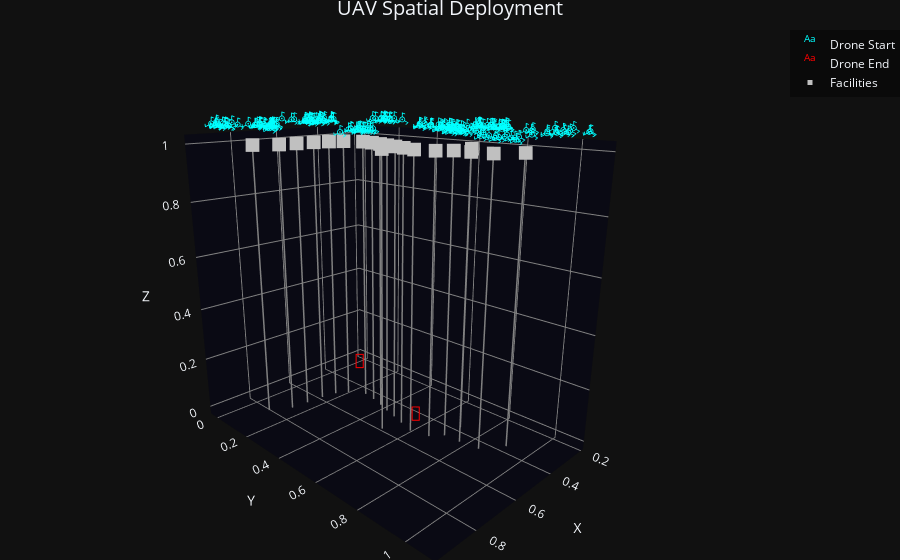

Write notebook code for a chart like this one.
### Code cell
plot_UAV_FLPO(START_locs, END_locs, Y_arr_adam[-1], (4,3))
plot_UAV_FLPO_3D(START_locs, END_locs, Y_arr_adam[-1])

### Figure 1 — Plotly figure (JSON) as saved in the notebook; plotly's stock layout.template omitted (floating-point values rounded to 4 significant figures; data arrays with more than 128 entries replaced by an {"elided": "..."} marker saying what was removed)
{"data": [{"mode": "text", "name": "Drone Start", "text": {"elided": "200 str values"}, "textfont": {"color": "cyan", "size": 16}, "type": "scatter3d", "x": {"elided": "200 float values"}, "y": {"elided": "200 float values"}, "z": {"elided": "200 float values"}}, {"mode": "text", "name": "Drone End", "text": {"elided": "200 str values"}, "textfont": {"color": "red", "size": 20}, "type": "scatter3d", "x": {"elided": "200 float values"}, "y": {"elided": "200 float values"}, "z": {"elided": "200 float values"}}, {"line": {"color": "gray", "width": 3}, "mode": "lines", "showlegend": false, "type": "scatter3d", "x": [0.501, 0.501], "y": [0.7389, 0.7389], "z": [0, 1]}, {"line": {"color": "gray", "width": 3}, "mode": "lines", "showlegend": false, "type": "scatter3d", "x": [0.5449, 0.5449], "y": [0.5668, 0.5668], "z": [0, 1]}, {"line": {"color": "gray", "width": 3}, "mode": "lines", "showlegend": false, "type": "scatter3d", "x": [0.5446, 0.5446], "y": [0.7026, 0.7026], "z": [0, 1]}, {"line": {"color": "gray", "width": 3}, "mode": "lines", "showlegend": false, "type": "scatter3d", "x": [0.4796, 0.4796], "y": [0.3038, 0.3038], "z": [0, 1]}, {"line": {"color": "gray", "width": 3}, "mode": "lines", "showlegend": false, "type": "scatter3d", "x": [0.6253, 0.6253], "y": [0.5477, 0.5477], "z": [0, 1]}, {"line": {"color": "gray", "width": 3}, "mode": "lines", "showlegend": false, "type": "scatter3d", "x": [0.4965, 0.4965], "y": [0.8034, 0.8034], "z": [0, 1]}, {"line": {"color": "gray", "width": 3}, "mode": "lines", "showlegend": false, "type": "scatter3d", "x": [0.5636, 0.5636], "y": [0.63, 0.63], "z": [0, 1]}, {"line": {"color": "gray", "width": 3}, "mode": "lines", "showlegend": false, "type": "scatter3d", "x": [0.4051, 0.4051], "y": [0.9367, 0.9367], "z": [0, 1]}, {"line": {"color": "gray", "width": 3}, "mode": "lines", "showlegend": false, "type": "scatter3d", "x": [0.4151, 0.4151], "y": [0.7422, 0.7422], "z": [0, 1]}, {"line": {"color": "gray", "width": 3}, "mode": "lines", "showlegend": false, "type": "scatter3d", "x": [0.5618, 0.5618], "y": [0.2133, 0.2133], "z": [0, 1]}, {"line": {"color": "gray", "width": 3}, "mode": "lines", "showlegend": false, "type": "scatter3d", "x": [0.5176, 0.5176], "y": [0.2418, 0.2418], "z": [0, 1]}, {"line": {"color": "gray", "width": 3}, "mode": "lines", "showlegend": false, "type": "scatter3d", "x": [0.4859, 0.4859], "y": [0.8789, 0.8789], "z": [0, 1]}, {"line": {"color": "gray", "width": 3}, "mode": "lines", "showlegend": false, "type": "scatter3d", "x": [0.4874, 0.4874], "y": [0.3583, 0.3583], "z": [0, 1]}, {"line": {"color": "gray", "width": 3}, "mode": "lines", "showlegend": false, "type": "scatter3d", "x": [0.7599, 0.7599], "y": [0.1871, 0.1871], "z": [0, 1]}, {"line": {"color": "gray", "width": 3}, "mode": "lines", "showlegend": false, "type": "scatter3d", "x": [0.621, 0.621], "y": [0.2004, 0.2004], "z": [0, 1]}, {"line": {"color": "gray", "width": 3}, "mode": "lines", "showlegend": false, "type": "scatter3d", "x": [0.5168, 0.5168], "y": [0.4633, 0.4633], "z": [0, 1]}, {"line": {"color": "gray", "width": 3}, "mode": "lines", "showlegend": false, "type": "scatter3d", "x": [0.8354, 0.8354], "y": [0.1404, 0.1404], "z": [0, 1]}, {"line": {"color": "gray", "width": 3}, "mode": "lines", "showlegend": false, "type": "scatter3d", "x": [0.6915, 0.6915], "y": [0.194, 0.194], "z": [0, 1]}, {"line": {"color": "gray", "width": 3}, "mode": "lines", "showlegend": false, "type": "scatter3d", "x": [0.5013, 0.5013], "y": [0.413, 0.413], "z": [0, 1]}, {"line": {"color": "gray", "width": 3}, "mode": "lines", "showlegend": false, "type": "scatter3d", "x": [0.5301, 0.5301], "y": [0.5149, 0.5149], "z": [0, 1]}, {"marker": {"color": "silver", "size": 5, "symbol": "square"}, "mode": "markers", "name": "Facilities", "type": "scatter3d", "x": [0.501, 0.5449, 0.5446, 0.4796, 0.6253, 0.4965, 0.5636, 0.4051, 0.4151, 0.5618, 0.5176, 0.4859, 0.4874, 0.7599, 0.621, 0.5168, 0.8354, 0.6915, 0.5013, 0.5301], "y": [0.7389, 0.5668, 0.7026, 0.3038, 0.5477, 0.8034, 0.63, 0.9367, 0.7422, 0.2133, 0.2418, 0.8789, 0.3583, 0.1871, 0.2004, 0.4633, 0.1404, 0.194, 0.413, 0.5149], "z": [1.0, 1.0, 1.0, 1.0, 1.0, 1.0, 1.0, 1.0, 1.0, 1.0, 1.0, 1.0, 1.0, 1.0, 1.0, 1.0, 1.0, 1.0, 1.0, 1.0]}], "layout": {"legend": {"bgcolor": "rgba(0,0,0,0.4)", "bordercolor": "white"}, "margin": {"b": 0, "l": 0, "r": 0, "t": 30}, "scene": {"aspectmode": "data", "camera": {"eye": {"x": 1.5, "y": 1.5, "z": 0.7}}, "xaxis": {"backgroundcolor": "rgb(10,10,20)", "gridcolor": "gray", "title": {"text": "X"}, "zerolinecolor": "gray"}, "yaxis": {"backgroundcolor": "rgb(10,10,20)", "gridcolor": "gray", "title": {"text": "Y"}, "zerolinecolor": "gray"}, "zaxis": {"backgroundcolor": "rgb(10,10,20)", "gridcolor": "gray", "title": {"text": "Z"}, "zerolinecolor": "gray"}}, "title": {"font": {"size": 20}, "text": "UAV Spatial Deployment", "x": 0.5}}}
